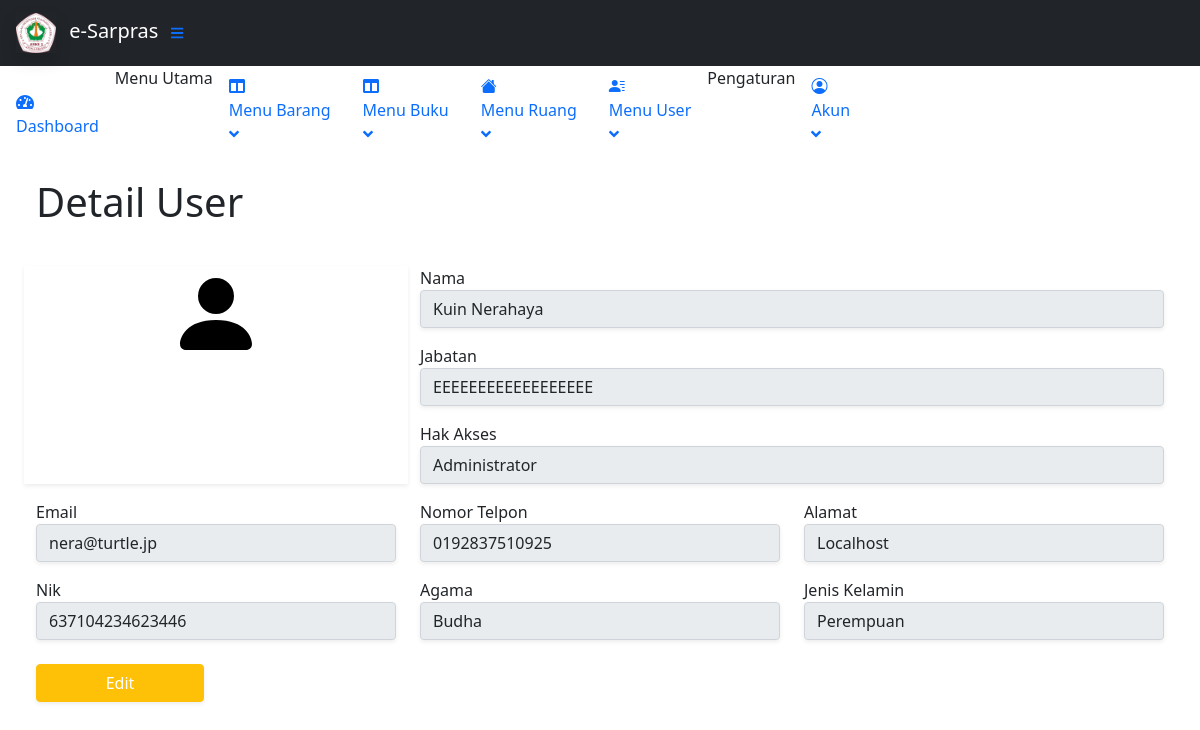
Before: /contents/Barang/index.php?page=UserDetail&id=1 with the older database file.
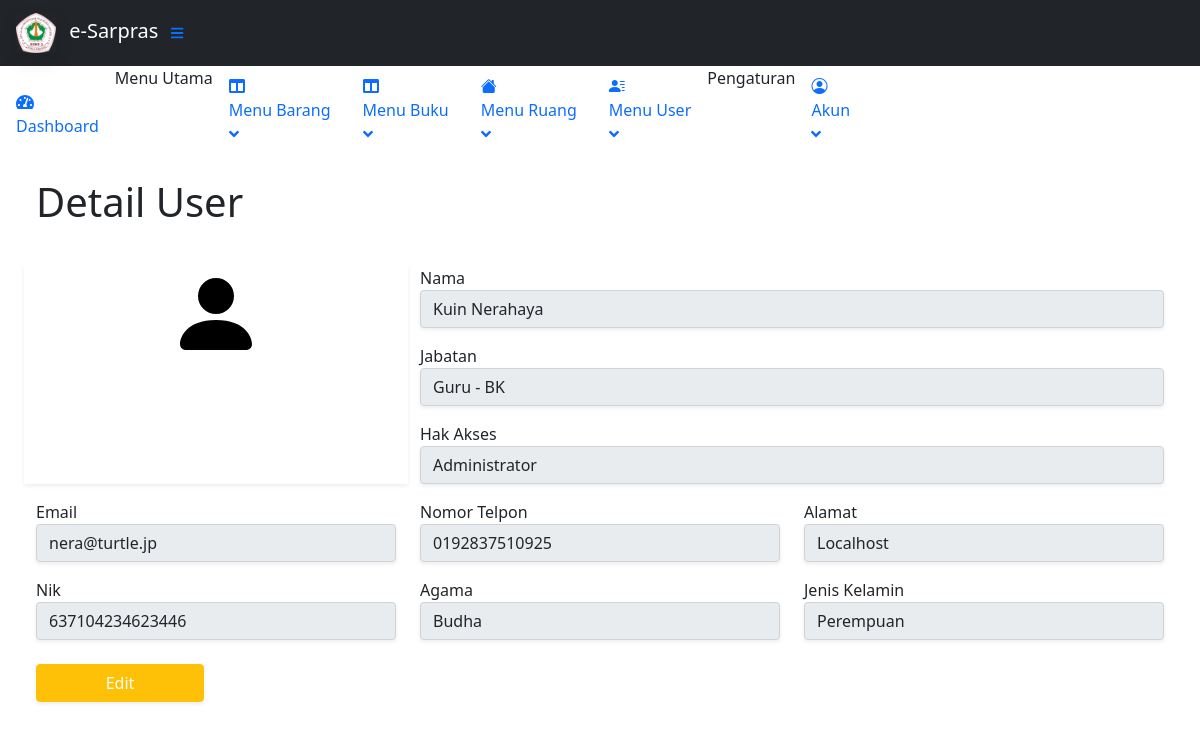
After: the same page with the newer database file.
### tables this page shows
CREATE TABLE `tuser` (
  `idUser` int(11) NOT NULL,
  `username` varchar(30) NOT NULL,
  `password` varchar(255) NOT NULL,
  `role` enum('Superuser','Administrator','Guest') NOT NULL,
  `nik` varchar(16) DEFAULT NULL,
  `nama` varchar(30) NOT NULL,
  `fotoProfil` varchar(255) DEFAULT '''person-fill.svg''',
  `gender` enum('Laki-laki','Perempuan') NOT NULL,
  `agama` enum('Budha','Hindu','Islam','Katholik','Kristen') NOT NULL,
  `telpon` varchar(13) DEFAULT NULL,
  `email` varchar(30) DEFAULT NULL,
  `tanggalLahir` date DEFAULT NULL,
  `alamat` varchar(50) DEFAULT NULL,
  `status` varchar(50) DEFAULT NULL,
  `isDeleted` tinyint(1) NOT NULL DEFAULT '0'
);

### config/userfunctions.php (called while the page is built, shortened)
<?php
	include 'connect.php';
	function query($query) {
		global $db;
		$result = mysqli_query($db, $query);
		$rows = [];
		while( $row = mysqli_fetch_assoc($result) ) {
			$rows[] = $row;
		}
		return $rows;
	}
 ?>

### contents/User/detailuser.php (the view)
<?php
    include 'config/userfunctions.php';
    $id = $_GET['id'];
    $user = query("SELECT * FROM tuser WHERE idUser = $id")[0];
?>
<main>
    <div class="container-fluid px-4">
        <h1 class="mt-4 mb-4">Detail User</h1>
        <div class="row">
            <div class="col-md-4 mt-3 shadow-sm">
                <div class="text-center">
                    <img class="profile-photo" src="Assets/img/user/<?= $user['fotoProfil'] ?>" alt="Foto Profil" style="width: 96px;">
                </div>
            </div>
            <div class="col-md">
                <label for="" class="mt-3">Nama</label>
                <input type="text" class="form-control shadow-sm" disabled name="nama" value="<?= $user['nama']; ?>">
                <label for="" class="mt-3">Jabatan</label>
                <input type="text" class="form-control shadow-sm" disabled name="status" value="<?= $user['status']; ?>">
                <label for="" class="mt-3">Hak Akses</label>
                <input type="text" class="form-control shadow-sm" disabled name="role" value="<?= $user['role']; ?>">
            </div>
        </div>
        <div class="row">
            <div class="col-md">
                <label for="" class="mt-3">Email</label>
                <input type="text" class="form-control shadow-sm" disabled name="email" value="<?= $user['email']; ?>">
            </div>
            <div class="col-md">
                <label for="" class="mt-3">Nomor Telpon</label>
                <input type="text" class="form-control shadow-sm" disabled name="telpon" value="<?= $user['telpon']; ?>">
            </div>
            <div class="col-md">
                <label for="" class="mt-3">Alamat</label>
                <input type="text" class="form-control shadow-sm" disabled name="alamat" value="<?= $user['alamat']; ?>">
            </div>
        </div>
        <div class="row mb-4">
            <div class="col-md">
                <label for="" class="mt-3">Nik</label>
                <input type="text" class="form-control shadow-sm" disabled name="nik" value="<?= $user['nik']; ?>">
            </div>
            <div class="col-md">
                <label for="" class="mt-3">Agama</label>
                <input type="text" class="form-control shadow-sm" disabled name="agama" value="<?= $user['agama']; ?>">
            </div>
            <div class="col-md">
                <label for="" class="mt-3">Jenis Kelamin</label>
                <input type="text" class="form-control shadow-sm" disabled name="gender" value="<?= $user['gender']; ?>">
            </div>
        </div>
        <div class="row mb-5">
            <div class="col-md-2">
                <div class="d-grid">
                    <a href="index.php?page=Useredit&id=<?= $userSession['idUser']; ?>" class='btn btn-warning text-white shadow-sm'>Edit</a>
                </div>
            </div>
        </div>
    </div>
</main>

Changed rows visible on the page:
changed tuser "Kuin Nerahaya": status "EEEEEEEEEEEEEEEEEE" → "Guru - BK"
